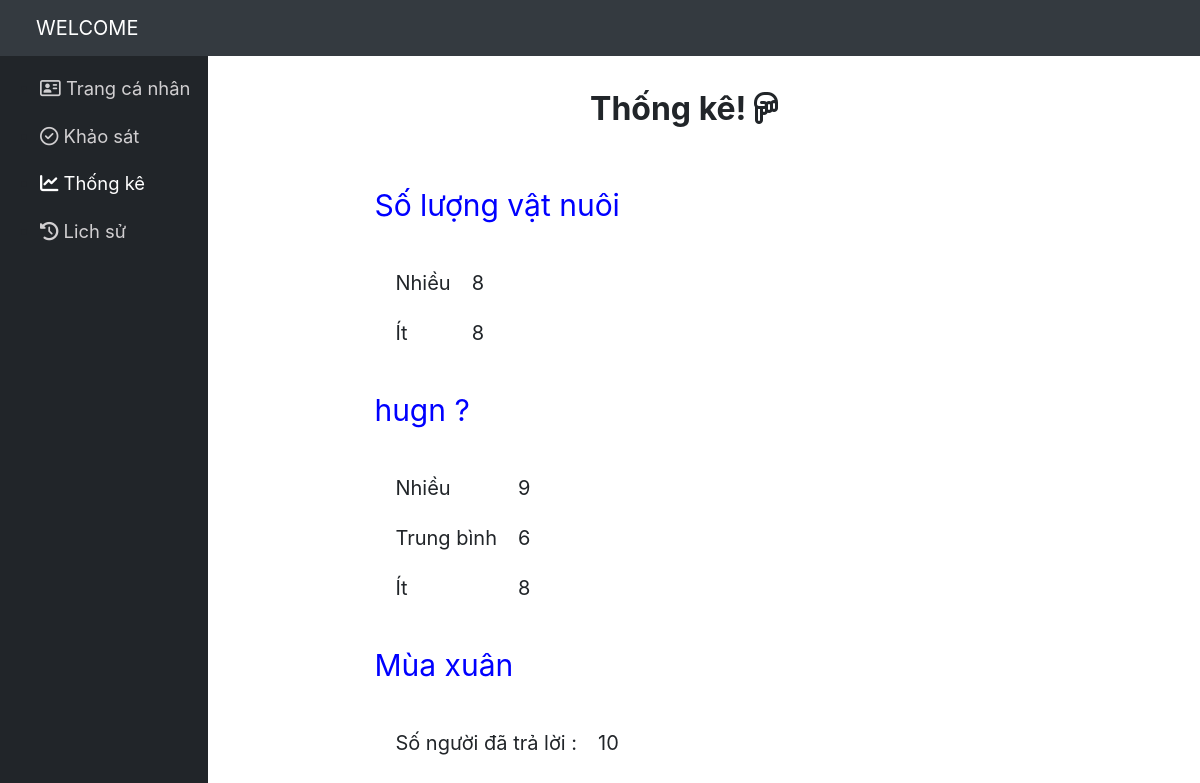
Page /user/thongkecd.php?id=1&ic=2 on the committed database.
### tables this page shows
CREATE TABLE IF NOT EXISTS `cauhoi` (
`idcauhoi` int(11) NOT NULL,
  `thongtin` varchar(50) NOT NULL,
  `idloai` int(11) NOT NULL,
  `idchude` int(11) DEFAULT NULL
);

CREATE TABLE IF NOT EXISTS `traloi` (
`idtraloi` int(11) NOT NULL,
  `thongtin` varchar(50) NOT NULL,
  `idcauhoi` int(11) NOT NULL
);

### user/thongkecd.php (the view, shortened to what this page needs)
<?php
	$link = new mysqli('localhost','root','','moitruong') or die('ket noi that bai!');
	mysqli_query($link,'SET NAMES UTF8');
	include('m_top.php');
	$iduser=$_GET['id'];
	$ic=$_GET['ic'];
?>
<?php
	$query="SELECT idcauhoi,thongtin FROM cauhoi where idchude='$ic'";
	$result = mysqli_query($link,$query);
?>
<body>
	<header>
		<a class="logo" href="m_index.php">WELCOME</a>
	</header>
<ul class="thanhben">
	<li class="muc">
		<a class="trangcanhan" href="m_index.php?id=<?php echo $iduser ?>">
			<i class="far fa-address-card"></i>
			<span>Trang cá nhân</span>
        </a>
    </li>
	<li class="muc">
		<a class="khaosat" href="s_index.php?id=<?php echo $iduser ?>">
			<i class="far fa-check-circle"></i>
			<span>Khảo sát</span>
        </a>
    </li>
	<li class="muc">
		<a class="thongke light" href="thongke.php?id=<?php echo $iduser ?>">
			<i class="fas fa-chart-line"></i>
			<span>Thống kê</span>
        </a>
    </li>
	<li class="muc">
		<a class="lichsu" href="lichsu.php?id=<?php echo $iduser ?>">
			<i class="fas fa-history"></i>
			<span>Lich sử</span>
        </a>
    </li>
</ul>
<div class="index">
	<div class="tieude">
		<h1>Thống kê!   <i class="far fa-hand-point-down"></i></h1>
	</div>
	<div class="lthongke">
	<?php
			if(mysqli_num_rows($result)>0){
				while($row = mysqli_fetch_assoc($result)){ ?>
					<p class = "cauhoi"><?php echo $row['thongtin']; ?></p>
					<?php
						$da=$row['idcauhoi'];
						$query1="SELECT thongtin,idtraloi FROM traloi where idcauhoi=$da";
						$result1 = mysqli_query($link,$query1);?>
						<table class="ldapan">
						<?php while($row1 = mysqli_fetch_assoc($result1)){ ?>
							<tr>
								<td><?php echo $row1['thongtin']; ?></td>
								<td>
									<?php
										$traloi=$row1['idtraloi'];
										$query2="SELECT count(k.idtraloi) as `sl` FROM  ketqua k WHERE k.idtraloi=$traloi;";
										$result2 = mysqli_query($link,$query2);
										$row2 = mysqli_fetch_assoc($result2);
										echo $row2['sl'];
									?>
								</td>
							</tr>
							<?php
						}?>
						</table> <?php
				}
	}?>
	</div>
</div>
<?php
	include('m_bottom.php');
?>

### user/css/m_style.css (style rules this page uses)
body { margin: 0px; font-family: -apple-system, BlinkMacSystemFont, "Segoe UI", Roboto, "Helvetica Neue", Arial, "Noto Sans", sans-serif, "Apple Color Emoji", "Segoe UI Emoji", "Segoe UI Symbol", "Noto Color Emoji"; font-size: 1rem; font-weight: 400; line-height: 1.5; color: #212529; text-align: left; background-color: #fff; }
a { color: #007bff; text-decoration: none; background-color: transparent; }
header { background-color: #343a40; position: relative; padding: 0.5rem 1rem; width: 200vh; position:fixed; z-index:1; }
.logo { padding-top: 0.3125rem; padding-bottom: 0.3125rem; margin-right: 1rem; font-size: 1.25rem; line-height: inherit; white-space: nowrap; color: #fff; width:20%; display : inline-block; margin-left:20px; }
.thanhben { width: 14%; background-color: #212529; margin:0px; float:left; padding-top:3; height: 100vh; position:fixed; margin-top:55px; }
.muc { margin-top:40px; font-size: 1.15rem; margin-top: 20px; }
.muc a { color: rgb(209, 207, 209); }
.muc .light { color: #fff; }
.index { width:86%; position:absolute; margin-left:14%; margin-top:55px; }
table { border-collapse: collapse; text-align:center-left ; }
.thongtincn, tr, td { padding-right:50px; padding-top:10px; padding-bottom:10px; }
.thongtincn, tr, td { padding-right:20px; }
.tieude { width:100%; text-align:center; margin-top:30px; margin-bottom:50px; }
.lthongke { font-size:20px; margin-left:20%; }
.lthongke .cauhoi { font-size:1.5em; color: blue; }
.ldapan { margin-left:20px; }

### rows in the picture
cauhoi: thongtin "Số lượng vật nuôi"
traloi: thongtin "Nhiều", sl "8"
traloi: thongtin "Ít", sl "8"
cauhoi: thongtin "hugn ?"
traloi: thongtin "Nhiều", sl "9"
traloi: thongtin "Trung bình", sl "6"
traloi: thongtin "Ít", sl "8"
cauhoi: thongtin "Mùa xuân"
traloi: thongtin "Số người đã trả lời :", sl "10"
